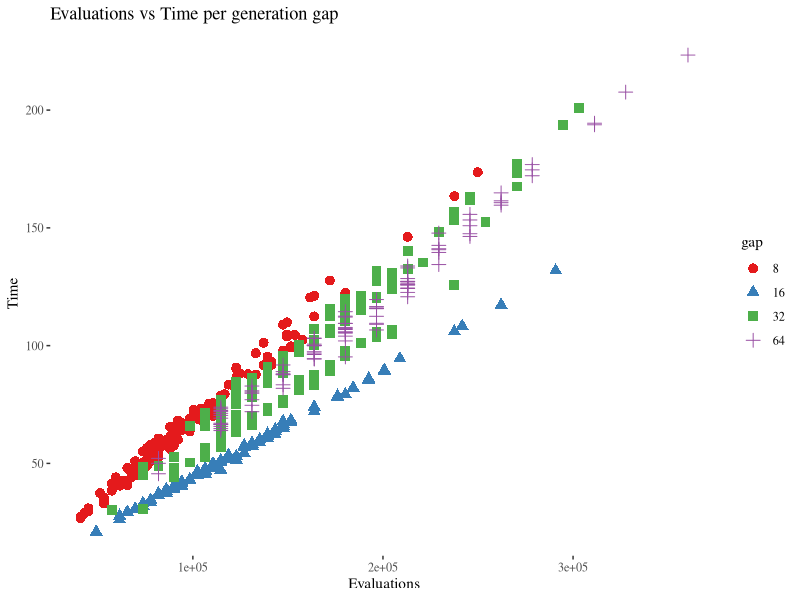
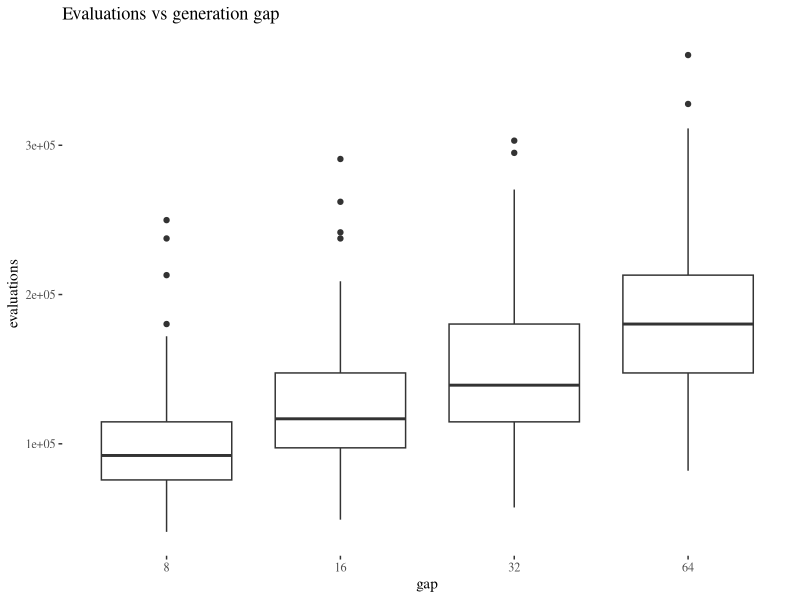
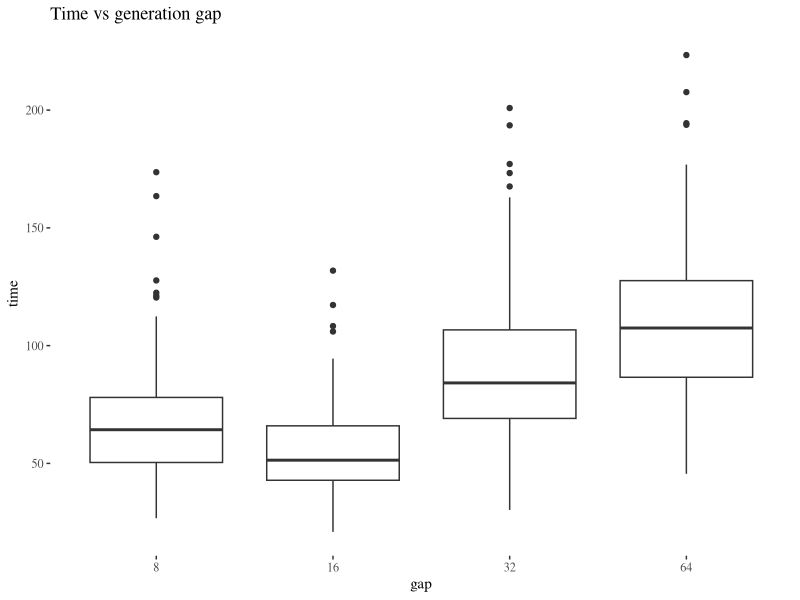
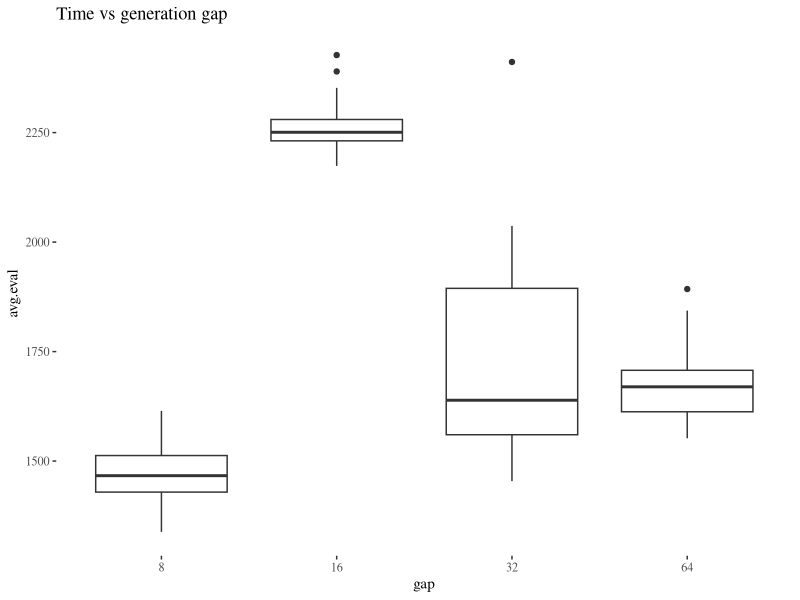

R code for these plots, in order:
library(ggplot2)
library(ggthemes)

data <- read.csv("data/evostar2019.csv")
data$gap = as.factor(data$gap)

ggplot(data,aes(x=evaluations,y=time,color=gap))+scale_color_brewer(palette="Set1")+geom_point(size=3,aes(shape=gap))+theme_tufte()+labs(x="Evaluations",y="Time",title="Evaluations vs Time per generation gap")


ggplot(data,aes(x=gap,y=evaluations,group=gap))+geom_boxplot()+theme_tufte()+labs(title="Evaluations vs generation gap")
ggplot(data,aes(x=gap,y=time,group=gap))+geom_boxplot()+theme_tufte()+labs(title="Time vs generation gap")

ggplot(data,aes(x=gap,y=avg.eval,group=gap))+geom_boxplot()+theme_tufte()+labs(title="Time vs generation gap")
